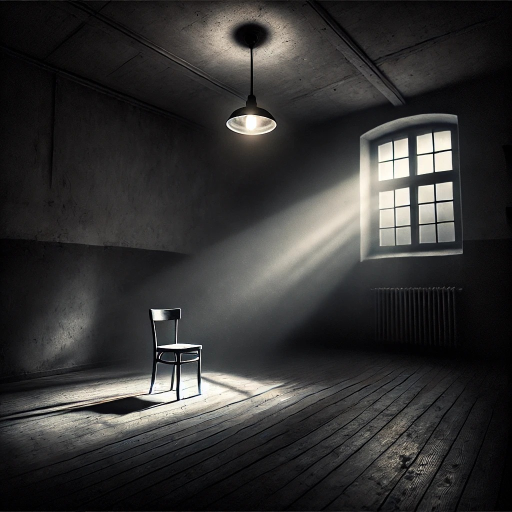
#> input picture harris_corner/x1.jpg, 1024 x 1024 px (shown at 1/2 size)
$ python region_with_multiple_seed_pixel.py
#> lines starting #> are read from the running program, lines starting #| are printed output that depends on the picture; after the words box and inside, x2 and y2 are one past the last pixel; in counts of white or black regions, pixels touching at a corner belong together
import cv2
import numpy as np


def region_growing(image, seed, threshold=80):
    h, w = image.shape
    visited = np.zeros_like(image, dtype=bool)
    region = np.zeros_like(image, dtype=np.uint8)

    neighbors = [(0, 1), (1, 0), (0, -1), (-1, 0),
                 (1, 1), (-1, -1), (1, -1), (-1, 1)]

    seed_value = image[seed]
    stack = [seed]

    while stack:
        x, y = stack.pop()
        if visited[x, y]:
            continue

        visited[x, y] = True

        if abs(int(image[x, y]) - int(seed_value)) < threshold:
            region[x, y] = 255

            for dx, dy in neighbors:
                nx, ny = x + dx, y + dy
                if 0 <= nx < h and 0 <= ny < w and not visited[nx, ny]:
                    stack.append((nx, ny))

    return region


image = cv2.imread("x1.jpg", cv2.IMREAD_GRAYSCALE)
#> image: shape (1024, 1024); min 0, max 255, mean 52.3


seeds = [
 (450, 620),   # chair
 (120, 500), # bulb
    (100, 900)   # window
]


thresholds = [
     80,   #chair
     100,   # bulb
     100,   # window
]
x= 3

final_result = np.zeros_like(image, dtype=np.uint8)

for i in range(0,x):
    region = region_growing(image, seeds[i], thresholds[i])
    final_result = cv2.bitwise_or(final_result, region)
#> this loop made 3 passes
#> seed_value in region_growing on passes 1 to 3: 170, 182, 27
#> pass 1, `region = region_growing(image, seeds[i], thresholds[i])`:
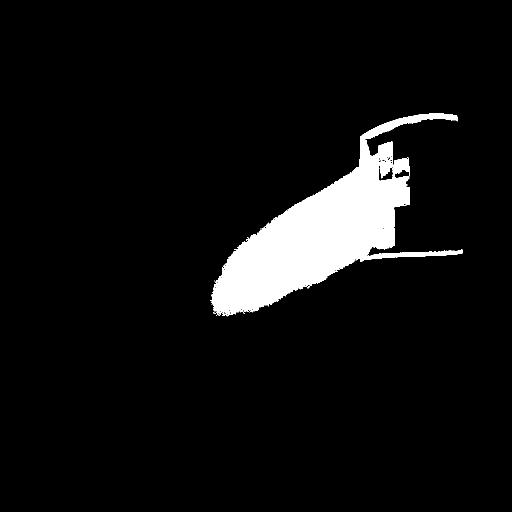
#> region: shape (1024, 1024) (shown at 1/2 size); 6.3% white; 1 white region, box (x1, y1, x2, y2) and area: (420, 227, 926, 633) 65969
#> pass 2, `region = region_growing(image, seeds[i], thresholds[i])`:
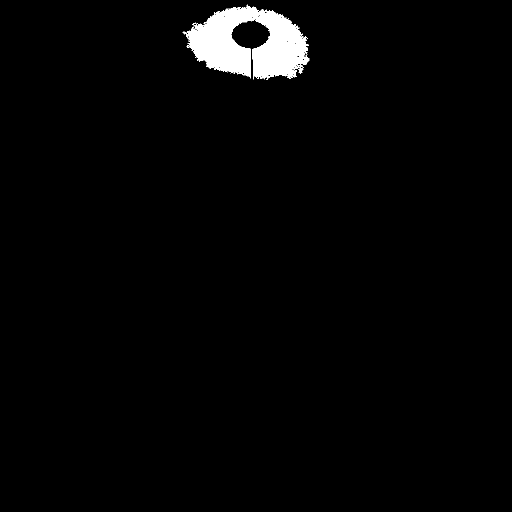
#> region: shape (1024, 1024) (shown at 1/2 size); 2.1% white; 1 white region, box (x1, y1, x2, y2) and area: (365, 9, 619, 160) 21680
#> pass 2, `final_result = cv2.bitwise_or(final_result, region)`:
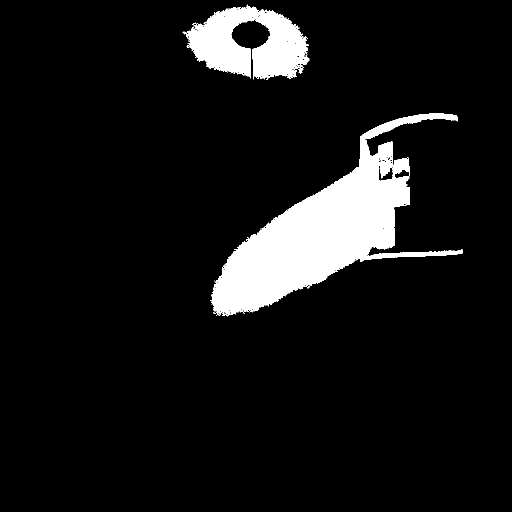
#> final_result: shape (1024, 1024) (shown at 1/2 size); 8.4% white; 2 white regions, box (x1, y1, x2, y2) and area: (420, 227, 926, 633) 65969, (365, 9, 619, 160) 21680
#> pass 3, `region = region_growing(image, seeds[i], thresholds[i])`:
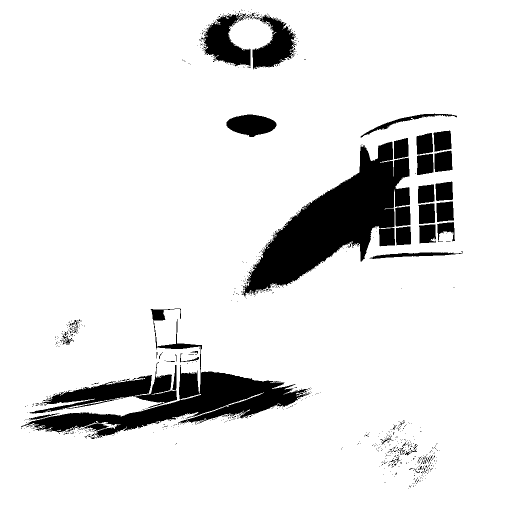
#> region: shape (1024, 1024) (shown at 1/2 size); 89.5% white; 843 black regions (796 under 20 px), largest, box (x1, y1, x2, y2) and area: (485, 283, 820, 593) 39662, (42, 639, 618, 877) 26222, (59, 750, 304, 828) 6440
#> after the loop:
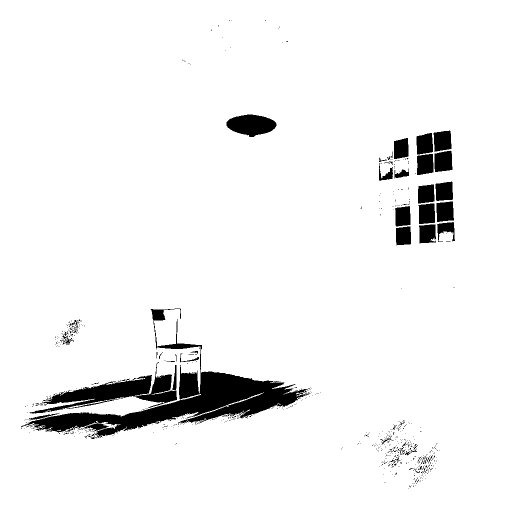
#> final_result: shape (1024, 1024) (shown at 1/2 size); 94.5% white; 675 black regions (630 under 20 px), largest, box (x1, y1, x2, y2) and area: (42, 639, 618, 877) 26222, (59, 750, 304, 828) 6440, (453, 229, 553, 274) 3162
final_result = cv2.bitwise_not(final_result)
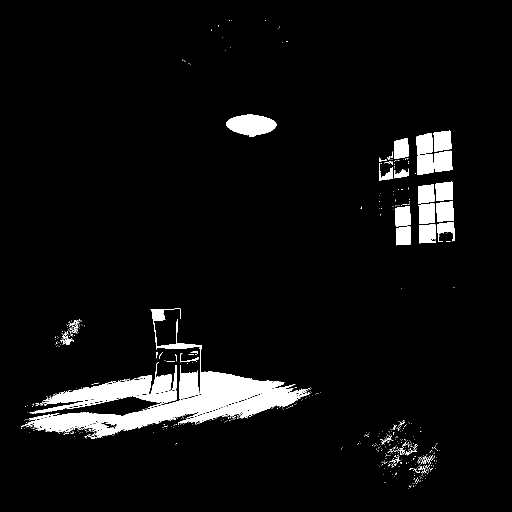
#> final_result: shape (1024, 1024) (shown at 1/2 size); 5.5% white; 675 white regions (630 under 20 px), largest, box (x1, y1, x2, y2) and area: (42, 639, 618, 877) 26222, (59, 750, 304, 828) 6440, (453, 229, 553, 274) 3162

cv2.imshow("Region Growing Result (Multiple Objects)", final_result)
cv2.waitKey(0)
cv2.destroyAllWindows()

$ run again, with harris_corner/img.png saved as harris_corner/x1.jpg
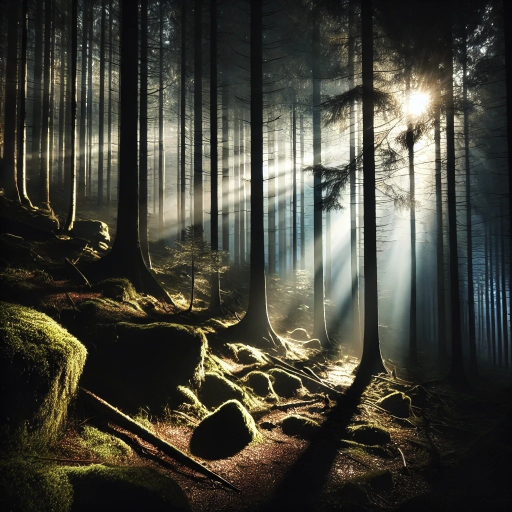
#> input picture harris_corner/img.png, 1024 x 1024 px (shown at 1/2 size)
#> the loop `for i in range(0,x):` made 3 passes
#> seed_value in region_growing on passes 1 to 3: 139, 30, 21
#> pass 1, `region = region_growing(image, seeds[i], thresholds[i])`:
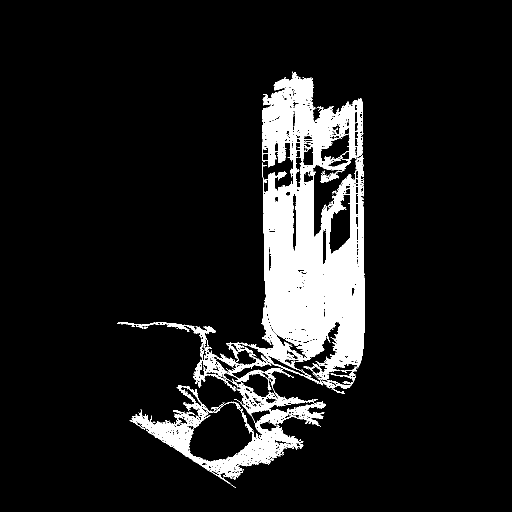
#> region: shape (1024, 1024) (shown at 1/2 size); 10.2% white; 1 white region, box (x1, y1, x2, y2) and area: (234, 143, 729, 976) 106955
#> `final_result = cv2.bitwise_not(final_result)`:
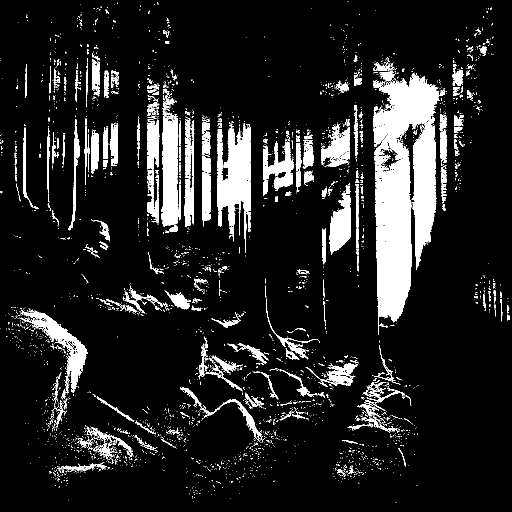
#> final_result: shape (1024, 1024) (shown at 1/2 size); 12.3% white; 3395 white regions (3096 under 20 px), largest, box (x1, y1, x2, y2) and area: (746, 146, 879, 670) 42596, (435, 252, 502, 505) 9055, (322, 221, 362, 454) 6707
